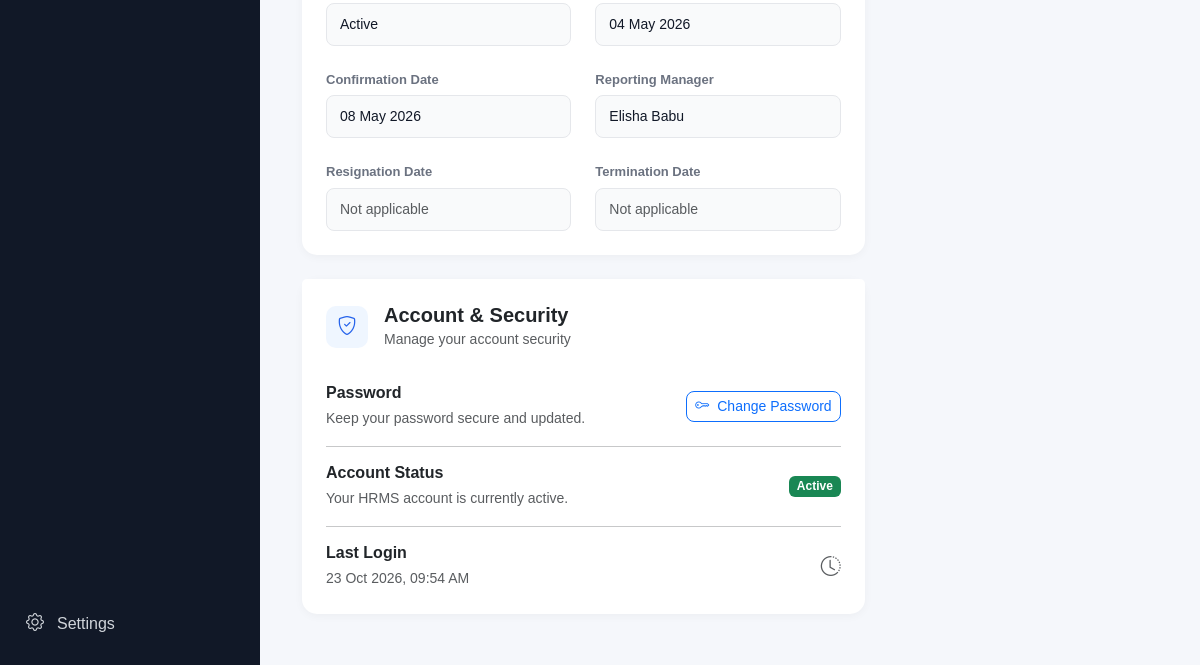
/account/profile/ (signed in, lower part), run on an earlier commit of the app's database.
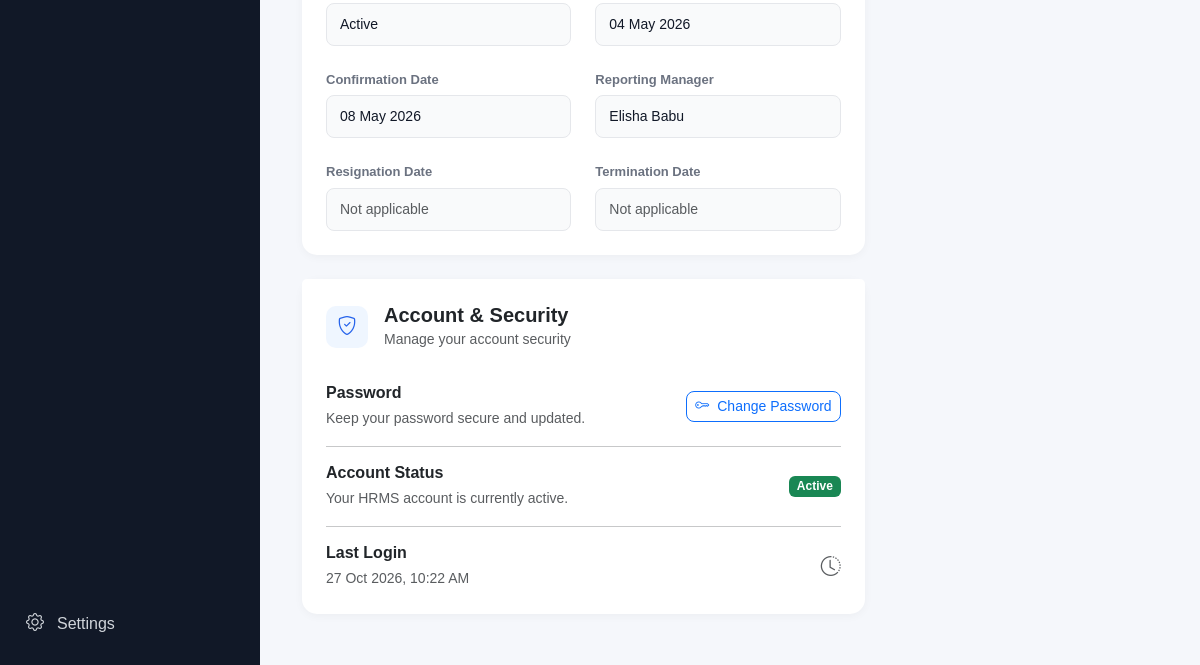
And on a later commit of the database.
### account/models.py (models this page shows, shortened)
class User(AbstractUser):
    class Role(models.TextChoices):
        SUPER_ADMIN = "SUPER_ADMIN", "Super Admin"
        HR_ADMIN = "HR_ADMIN", "HR Admin"
        MANAGER = "MANAGER", "Manager"
        EMPLOYEE = "EMPLOYEE", "Employee"
        RECRUITER = "RECRUITER", "Recruiter"
        PAYROLL_ADMIN = "PAYROLL_ADMIN", "Payroll Admin"
    objects = HRMSUserManager()
    role = models.CharField(
        max_length=30,
        choices=Role.choices,
        default=Role.EMPLOYEE,
    )
    phone = models.CharField(
        max_length=15,
        blank=True,
        null=True,
    )
    profile_picture = models.ImageField(
        upload_to="profile_pictures/",
        blank=True,
        null=True,
    )
    must_change_password = models.BooleanField(
        default=False,
        help_text="If enabled, the user must change their password after logging in.",
    )

### account/views.py (the view)
# urls.py: path("profile/", views.profile_view, name="profile"),
@login_required
def profile_view(request):
    return render(
        request,
        "account/profile.html",
        {
            "user": request.user,
        },
    )

### templates/account/profile.html (shortened to what the changed rows need)
{% extends "base.html" %}
{% block content %}
<div class="container-fluid">
    {% with profile_employee=employee|default:user.employee_profile %}
    <div class="row g-4">
        <div class="col-lg-8">
            <div class="card dashboard-card mb-4">
                <div class="card-body p-4">
                    <div class="security-item">
                        <div>
                            <h6 class="fw-semibold mb-1">
                                Last Login
                            </h6>
                            <small class="text-muted">
                                {% if user.last_login %}
                                    {{ user.last_login|date:"d M Y, h:i A" }}
                                {% else %}
                                    No previous login information
                                {% endif %}
                            </small>
                        </div>
                    </div>
                </div>
            </div>
        </div>
    </div>
    {% endwith %}
</div>
{% endblock %}

What changed in the data, as far as the page shows it:
changed User: last_login "23 Oct 2026, 09:54 AM" → "27 Oct 2026, 10:22 AM"
